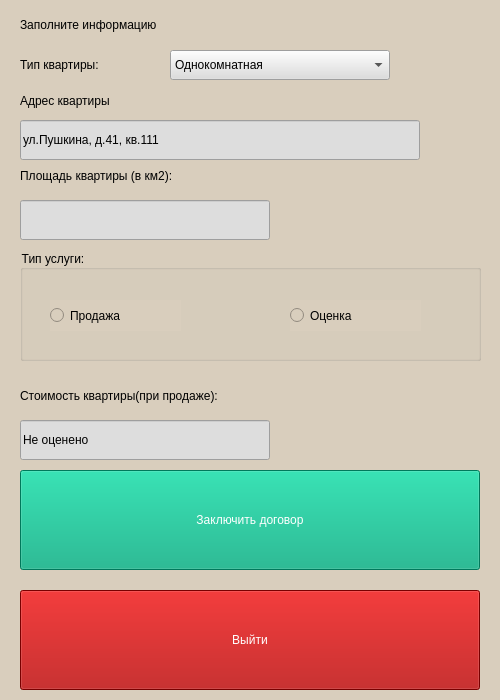
<?xml version="1.0" encoding="UTF-8"?>
<ui version="4.0">
 <class>Form</class>
 <widget class="QWidget" name="Form">
  <property name="geometry">
   <rect>
    <x>0</x>
    <y>0</y>
    <width>500</width>
    <height>700</height>
   </rect>
  </property>
  <property name="windowTitle">
   <string>Создание Договора</string>
  </property>
  <property name="styleSheet">
   <string notr="true">background-color: rgb(217, 206, 189);
font: 11pt &quot;Arial&quot;;
</string>
  </property>
  <widget class="QComboBox" name="com2">
   <property name="geometry">
    <rect>
     <x>170</x>
     <y>50</y>
     <width>220</width>
     <height>30</height>
    </rect>
   </property>
   <property name="cursor">
    <cursorShape>PointingHandCursor</cursorShape>
   </property>
   <property name="accessibleName">
    <string/>
   </property>
   <property name="accessibleDescription">
    <string/>
   </property>
   <property name="styleSheet">
    <string notr="true">background-color: rgb(221, 221, 221);</string>
   </property>
   <item>
    <property name="text">
     <string>Однокомнатная</string>
    </property>
   </item>
   <item>
    <property name="text">
     <string>Двухкомнатная</string>
    </property>
   </item>
   <item>
    <property name="text">
     <string>Трехкомнатная</string>
    </property>
   </item>
   <item>
    <property name="text">
     <string>Более трех</string>
    </property>
   </item>
  </widget>
  <widget class="QLabel" name="lab3">
   <property name="geometry">
    <rect>
     <x>20</x>
     <y>90</y>
     <width>231</width>
     <height>21</height>
    </rect>
   </property>
   <property name="text">
    <string>Адрес квартиры</string>
   </property>
  </widget>
  <widget class="QLabel" name="lab2">
   <property name="geometry">
    <rect>
     <x>20</x>
     <y>50</y>
     <width>150</width>
     <height>30</height>
    </rect>
   </property>
   <property name="text">
    <string>Тип квартиры:</string>
   </property>
  </widget>
  <widget class="QGroupBox" name="groupBox">
   <property name="geometry">
    <rect>
     <x>20</x>
     <y>250</y>
     <width>461</width>
     <height>111</height>
    </rect>
   </property>
   <property name="cursor">
    <cursorShape>PointingHandCursor</cursorShape>
   </property>
   <property name="focusPolicy">
    <enum>Qt::NoFocus</enum>
   </property>
   <property name="contextMenuPolicy">
    <enum>Qt::NoContextMenu</enum>
   </property>
   <property name="acceptDrops">
    <bool>false</bool>
   </property>
   <property name="title">
    <string>Тип услуги:</string>
   </property>
   <widget class="QRadioButton" name="radio1">
    <property name="geometry">
     <rect>
      <x>30</x>
      <y>50</y>
      <width>131</width>
      <height>31</height>
     </rect>
    </property>
    <property name="focusPolicy">
     <enum>Qt::NoFocus</enum>
    </property>
    <property name="text">
     <string>Продажа</string>
    </property>
   </widget>
   <widget class="QRadioButton" name="radio2">
    <property name="geometry">
     <rect>
      <x>270</x>
      <y>50</y>
      <width>131</width>
      <height>31</height>
     </rect>
    </property>
    <property name="text">
     <string>Оценка</string>
    </property>
   </widget>
  </widget>
  <widget class="QLabel" name="lab1">
   <property name="geometry">
    <rect>
     <x>20</x>
     <y>10</y>
     <width>380</width>
     <height>30</height>
    </rect>
   </property>
   <property name="text">
    <string>Заполните информацию</string>
   </property>
   <property name="margin">
    <number>5</number>
   </property>
  </widget>
  <widget class="QLabel" name="lab4">
   <property name="geometry">
    <rect>
     <x>20</x>
     <y>160</y>
     <width>401</width>
     <height>31</height>
    </rect>
   </property>
   <property name="text">
    <string>Площадь квартиры (в км2):</string>
   </property>
  </widget>
  <widget class="QPushButton" name="but1">
   <property name="geometry">
    <rect>
     <x>20</x>
     <y>470</y>
     <width>460</width>
     <height>100</height>
    </rect>
   </property>
   <property name="cursor">
    <cursorShape>PointingHandCursor</cursorShape>
   </property>
   <property name="styleSheet">
    <string notr="true">color: rgb(255, 255, 255);
background-color: rgb(0, 170, 127);
</string>
   </property>
   <property name="text">
    <string>Заключить договор</string>
   </property>
  </widget>
  <widget class="QPushButton" name="but2">
   <property name="geometry">
    <rect>
     <x>20</x>
     <y>590</y>
     <width>460</width>
     <height>100</height>
    </rect>
   </property>
   <property name="cursor">
    <cursorShape>PointingHandCursor</cursorShape>
   </property>
   <property name="styleSheet">
    <string notr="true">color: rgb(255, 255, 255);
background-color: rgb(170, 0, 0);</string>
   </property>
   <property name="text">
    <string>Выйти</string>
   </property>
  </widget>
  <widget class="QLineEdit" name="line2">
   <property name="geometry">
    <rect>
     <x>20</x>
     <y>120</y>
     <width>400</width>
     <height>40</height>
    </rect>
   </property>
   <property name="styleSheet">
    <string notr="true">background-color: rgb(221, 221, 221);</string>
   </property>
   <property name="text">
    <string>ул.Пушкина, д.41, кв.111</string>
   </property>
  </widget>
  <widget class="QLineEdit" name="line3">
   <property name="geometry">
    <rect>
     <x>20</x>
     <y>200</y>
     <width>250</width>
     <height>40</height>
    </rect>
   </property>
   <property name="styleSheet">
    <string notr="true">background-color: rgb(221, 221, 221);</string>
   </property>
  </widget>
  <widget class="QLabel" name="lab5">
   <property name="geometry">
    <rect>
     <x>20</x>
     <y>380</y>
     <width>401</width>
     <height>31</height>
    </rect>
   </property>
   <property name="text">
    <string>Стоимость квартиры(при продаже):</string>
   </property>
  </widget>
  <widget class="QLineEdit" name="line4">
   <property name="geometry">
    <rect>
     <x>20</x>
     <y>420</y>
     <width>250</width>
     <height>40</height>
    </rect>
   </property>
   <property name="styleSheet">
    <string notr="true">background-color: rgb(221, 221, 221);</string>
   </property>
   <property name="text">
    <string>Не оценено</string>
   </property>
  </widget>
 </widget>
 <resources/>
 <connections/>
</ui>
